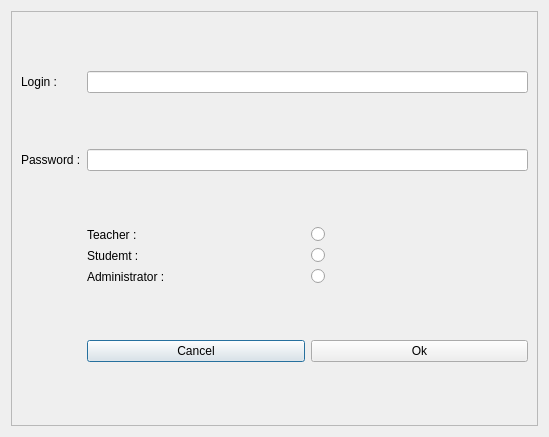
<?xml version="1.0" encoding="UTF-8"?>
<ui version="4.0">
 <class>login</class>
 <widget class="QDialog" name="login">
  <property name="geometry">
   <rect>
    <x>0</x>
    <y>0</y>
    <width>549</width>
    <height>437</height>
   </rect>
  </property>
  <property name="windowTitle">
   <string>Dialog</string>
  </property>
  <layout class="QGridLayout" name="gridLayout">
   <item row="0" column="0">
    <widget class="QFrame" name="frame">
     <property name="frameShape">
      <enum>QFrame::StyledPanel</enum>
     </property>
     <property name="frameShadow">
      <enum>QFrame::Raised</enum>
     </property>
     <layout class="QGridLayout" name="gridLayout_2">
      <item row="0" column="0">
       <widget class="QLabel" name="label">
        <property name="text">
         <string>Login :</string>
        </property>
       </widget>
      </item>
      <item row="0" column="1">
       <widget class="QLineEdit" name="name"/>
      </item>
      <item row="1" column="0">
       <widget class="QLabel" name="label_2">
        <property name="text">
         <string>Password :</string>
        </property>
       </widget>
      </item>
      <item row="1" column="1">
       <widget class="QLineEdit" name="pass">
        <property name="echoMode">
         <enum>QLineEdit::Password</enum>
        </property>
       </widget>
      </item>
      <item row="2" column="1">
       <layout class="QHBoxLayout" name="horizontalLayout">
        <item>
         <layout class="QVBoxLayout" name="verticalLayout_2">
          <item>
           <widget class="QLabel" name="teacher">
            <property name="text">
             <string>Teacher :</string>
            </property>
           </widget>
          </item>
          <item>
           <widget class="QLabel" name="student">
            <property name="text">
             <string>Studemt :</string>
            </property>
           </widget>
          </item>
          <item>
           <widget class="QLabel" name="admin">
            <property name="text">
             <string>Administrator :</string>
            </property>
           </widget>
          </item>
         </layout>
        </item>
        <item>
         <layout class="QVBoxLayout" name="verticalLayout">
          <item>
           <widget class="QRadioButton" name="tbutton">
            <property name="text">
             <string/>
            </property>
           </widget>
          </item>
          <item>
           <widget class="QRadioButton" name="sbutton">
            <property name="text">
             <string/>
            </property>
           </widget>
          </item>
          <item>
           <widget class="QRadioButton" name="abutton">
            <property name="text">
             <string/>
            </property>
           </widget>
          </item>
         </layout>
        </item>
       </layout>
      </item>
      <item row="3" column="1">
       <layout class="QHBoxLayout" name="horizontalLayout_2">
        <item>
         <widget class="QPushButton" name="pushButton_2">
          <property name="text">
           <string>Cancel</string>
          </property>
         </widget>
        </item>
        <item>
         <widget class="QPushButton" name="pushButton">
          <property name="text">
           <string>Ok</string>
          </property>
         </widget>
        </item>
       </layout>
      </item>
     </layout>
    </widget>
   </item>
  </layout>
 </widget>
 <resources/>
 <connections/>
</ui>
